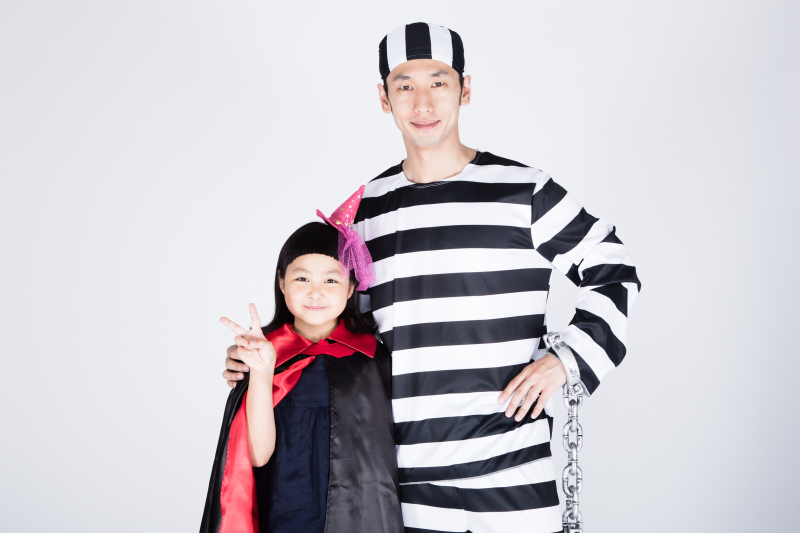
#> input picture Y2-Sem2/AI活用演習/2023-10-23/04_opencv_face/family2.png, 1600 x 1066 px (shown at 1/2 size)
$ python face_mosaic.py
#> lines starting #> are read from the running program, lines starting #| are printed output that depends on the picture
### Y2-Sem2/AI活用演習/2023-10-23/mosaic.py
import cv2

print(f"実行時の値：__name__={__name__}")

def mosaic(img, rect, size):
    # rect: (x1, y1, x2, y2)
    # rectから矩形領域を切り抜き、サイズを縮小してモザイクをかける
    (x1, y1, x2, y2) = rect
    w = x2 - x1  # 矩形領域の幅
    h = y2 - y1  # 矩形領域の高さ
    i_rect = img[y1:y2, x1:x2]  # 矩形領域を切り抜く

    i_small = cv2.resize(i_rect, (size, size))  # 縮小処理
    i_mos = cv2.resize(i_small, (w, h), interpolation=cv2.INTER_AREA)  # 拡大処理

    # モザイク処理後の画像をコピーし、元の画像に切り抜いた矩形領域を置換する
    img2 = img.copy()
    img2[y1:y2, x1:x2] = i_mos
    return img2

### Y2-Sem2/AI活用演習/2023-10-23/face_mosaic.py
import matplotlib.pyplot as plt
import cv2
from mosaic import mosaic as mosaic  # 自作のmosaic関数をインポート

# Haar-cascade分類器を読み込む
cascade_file = "./haarcascade_frontalface_alt.xml"
cascade = cv2.CascadeClassifier(cascade_file)

# 画像を読み込み、グレースケールに変換する
img = cv2.imread("./04_opencv_face/family2.png")
#> img is the input picture: shape (1066, 1600, 3); mean B, G, R 204.4, 198.5, 202.3
img_gray = cv2.cvtColor(img,cv2.COLOR_BGR2GRAY)
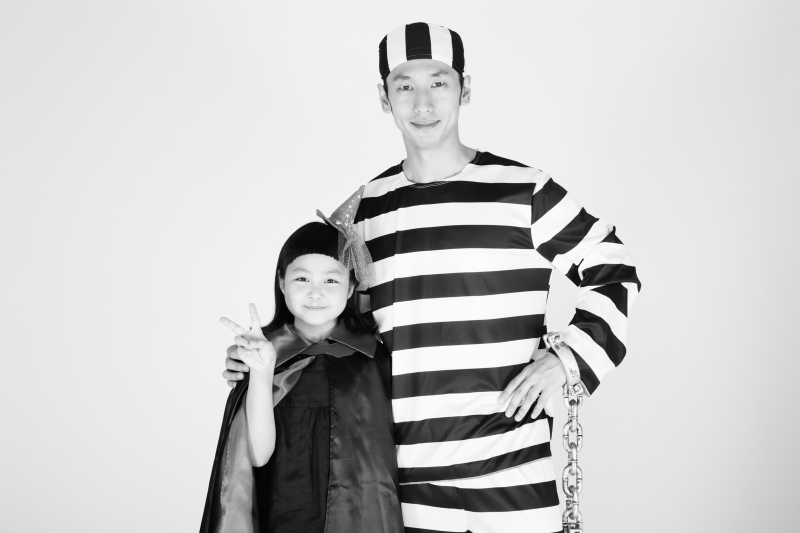
#> img_gray: shape (1066, 1600) (shown at 1/2 size); min 0, max 255, mean 200.2

# Haar-cascade分類器を用いて顔を検出する
face_list = cascade.detectMultiScale(img_gray,minSize=(150,150))
#> face_list = [[754, 102, 188, 188], [549, 498, 168, 168]]

# 顔が検出されなかった場合はプログラムを終了する
if len(face_list) == 0:
    print("顔が見つかりません")
    quit()

# 検出された顔の数だけ処理する
for(x,y,w,h) in face_list:
    # 顔の座標を出力する
    print("顔の座標=",x,y,w,h)
    mos = mosaic(img,(x , y , x+w , y+h),10)  # mosaic関数を用いてモザイク処理を行う mosaic(画像,(始点x軸 , 始点y軸 , 終点x軸 , 終点y軸))
    img = mos
#> this loop made 2 passes
#> (x, y, x1 in mosaic, y1 in mosaic, x2 in mosaic, y2 in mosaic) on passes 1 to 2: (754, 102, 754, 102, 942, 290), (549, 498, 549, 498, 717, 666)
#| 顔の座標= 754 102 188 188
#| 顔の座標= 549 498 168 168
#> pass 1, in mosaic, `i_rect = img[y1:y2, x1:x2]`:
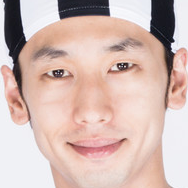
#> i_rect: shape (188, 188, 3); mean B, G, R 179.1, 186, 211.2
#> pass 1, in mosaic, `i_mos = cv2.resize(i_small, (w, h), interpolation=cv2.INTER_AREA)`:
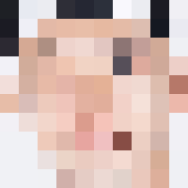
#> i_mos: shape (188, 188, 3); mean of channels 0, 1, 2 179.7, 186.5, 211.8; drawn as B, G, R
#> pass 2, in mosaic (call 2), `i_rect = img[y1:y2, x1:x2]`:
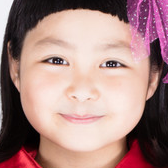
#> i_rect: shape (168, 168, 3); mean B, G, R 131.4, 134.6, 169.5

# 処理された画像を保存する
cv2.imwrite("./04_opencv_face/face-family2.png",img)

# 画像を表示する
plt.imshow(cv2.cvtColor(img, cv2.COLOR_BGR2RGB))
plt.show()
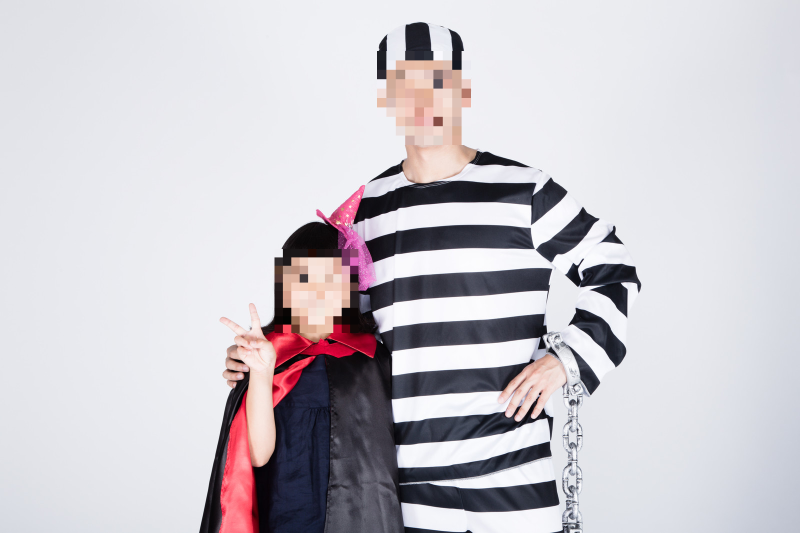
#> shown: shape (1066, 1600, 3) (shown at 1/2 size); mean R, G, B 202.2, 198.5, 204.4

$ run again, with Y2-Sem2/AI活用演習/2023-10-23/04_opencv_face/family1.png copied over Y2-Sem2/AI活用演習/2023-10-23/04_opencv_face/family2.png
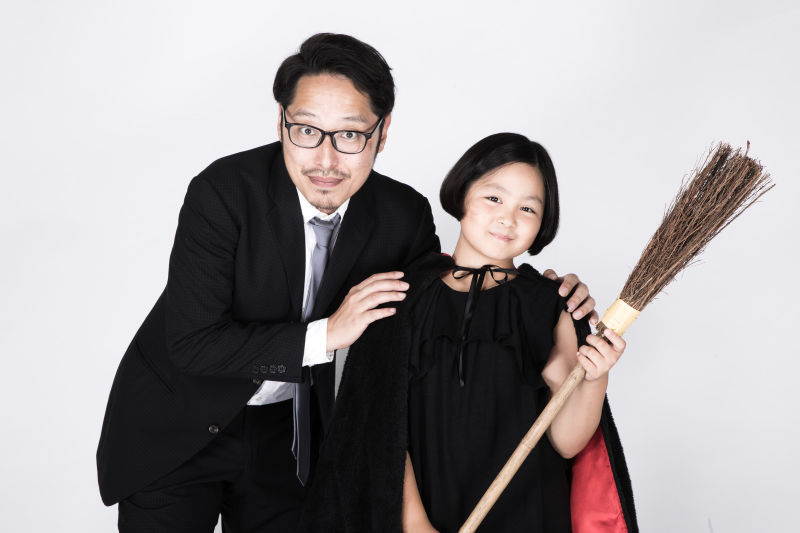
#> input picture Y2-Sem2/AI活用演習/2023-10-23/04_opencv_face/family1.png, 1600 x 1066 px (shown at 1/2 size)
#> img is the input picture: shape (1066, 1600, 3); mean B, G, R 155.8, 153.9, 159.2
#> face_list = [[923, 335, 189, 189], [538, 173, 247, 247]]
#> the loop `for(x,y,w,h) in face_list:` made 2 passes
#> (x, y, x1 in mosaic, y1 in mosaic, x2 in mosaic, y2 in mosaic) on passes 1 to 2: (923, 335, 923, 335, 1112, 524), (538, 173, 538, 173, 785, 420)
#> (printed output is left out)
#> pass 1, in mosaic, `i_mos = cv2.resize(i_small, (w, h), interpolation=cv2.INTER_AREA)`:
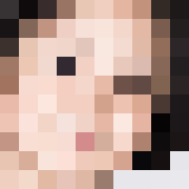
#> i_mos: shape (189, 189, 3); mean of channels 0, 1, 2 146.2, 156.5, 183.3; drawn as B, G, R
#> `plt.show()`:
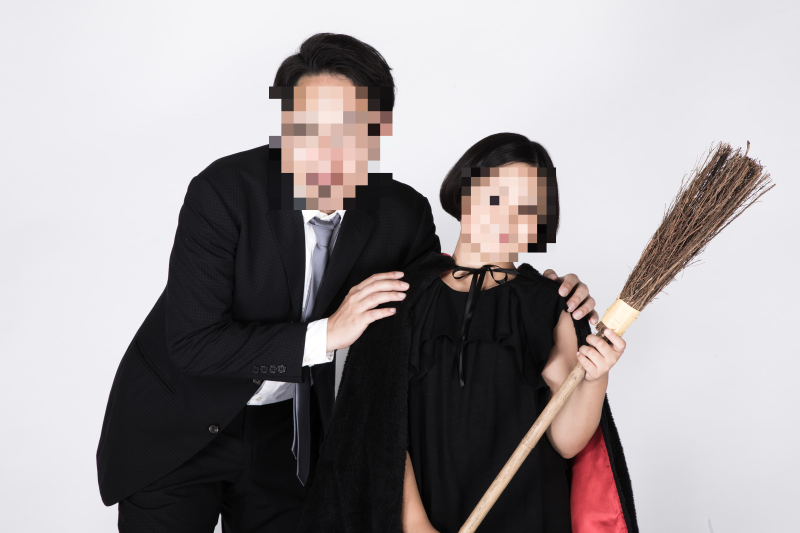
#> shown: shape (1066, 1600, 3) (shown at 1/2 size); mean R, G, B 159.3, 153.9, 155.8
